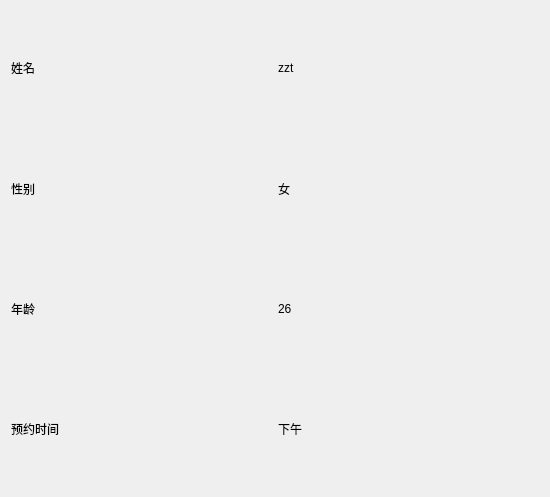
<?xml version="1.0" encoding="UTF-8"?>
<ui version="4.0">
 <class>myAppointment</class>
 <widget class="QWidget" name="myAppointment">
  <property name="geometry">
   <rect>
    <x>0</x>
    <y>0</y>
    <width>550</width>
    <height>497</height>
   </rect>
  </property>
  <property name="windowTitle">
   <string>Form</string>
  </property>
  <layout class="QVBoxLayout" name="verticalLayout">
   <item>
    <layout class="QGridLayout" name="gridLayout">
     <item row="2" column="1">
      <widget class="QLabel" name="label_age">
       <property name="text">
        <string>26</string>
       </property>
      </widget>
     </item>
     <item row="1" column="1">
      <widget class="QLabel" name="label_gender">
       <property name="text">
        <string>女</string>
       </property>
      </widget>
     </item>
     <item row="1" column="0">
      <widget class="QLabel" name="label_gender_text">
       <property name="text">
        <string>性别</string>
       </property>
      </widget>
     </item>
     <item row="0" column="0">
      <widget class="QLabel" name="label_user_text">
       <property name="text">
        <string>姓名</string>
       </property>
      </widget>
     </item>
     <item row="0" column="1">
      <widget class="QLabel" name="label_user">
       <property name="text">
        <string>zzt</string>
       </property>
      </widget>
     </item>
     <item row="2" column="0">
      <widget class="QLabel" name="label_age_text">
       <property name="text">
        <string>年龄</string>
       </property>
      </widget>
     </item>
     <item row="3" column="1">
      <widget class="QLabel" name="label_time">
       <property name="text">
        <string>下午</string>
       </property>
      </widget>
     </item>
     <item row="3" column="0">
      <widget class="QLabel" name="label_time_text">
       <property name="text">
        <string>预约时间</string>
       </property>
      </widget>
     </item>
    </layout>
   </item>
  </layout>
 </widget>
 <resources/>
 <connections/>
</ui>
